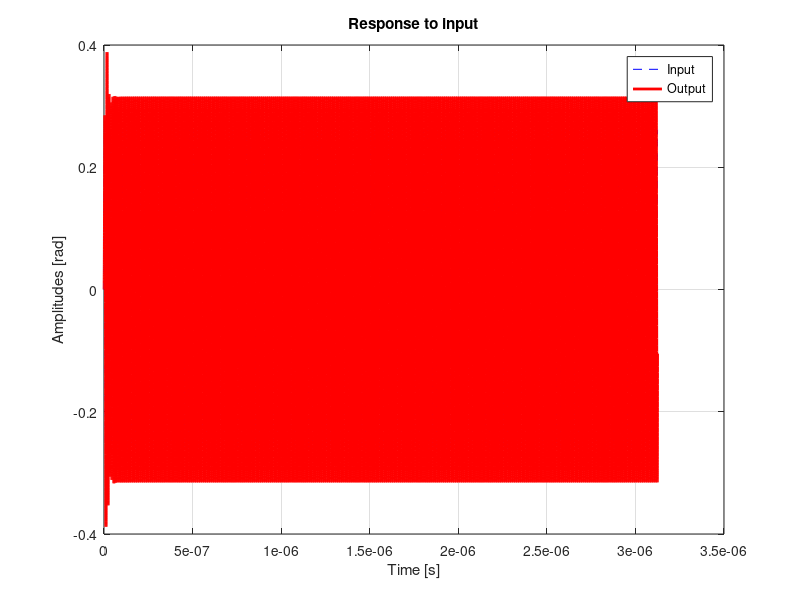
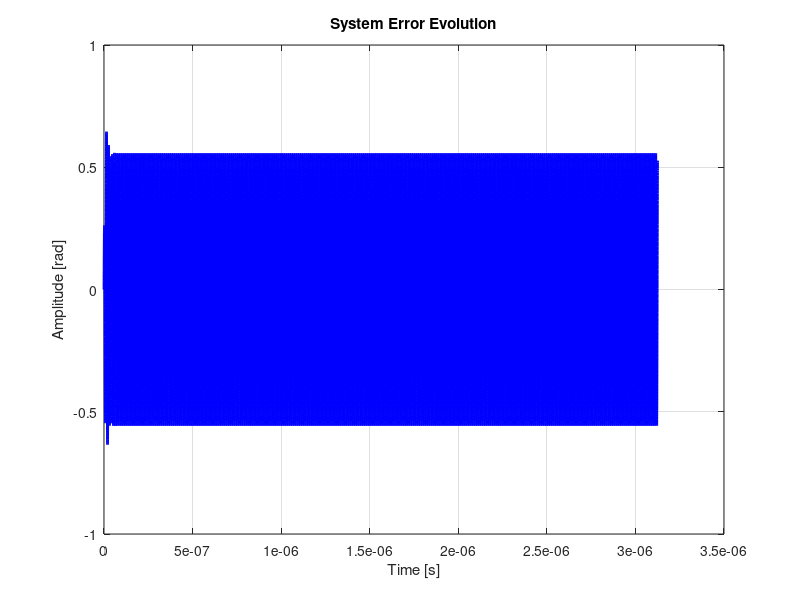
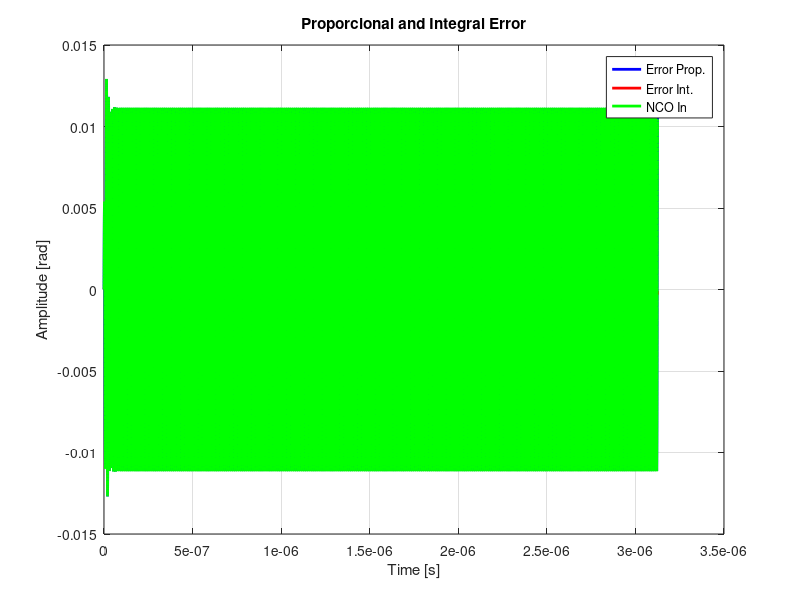
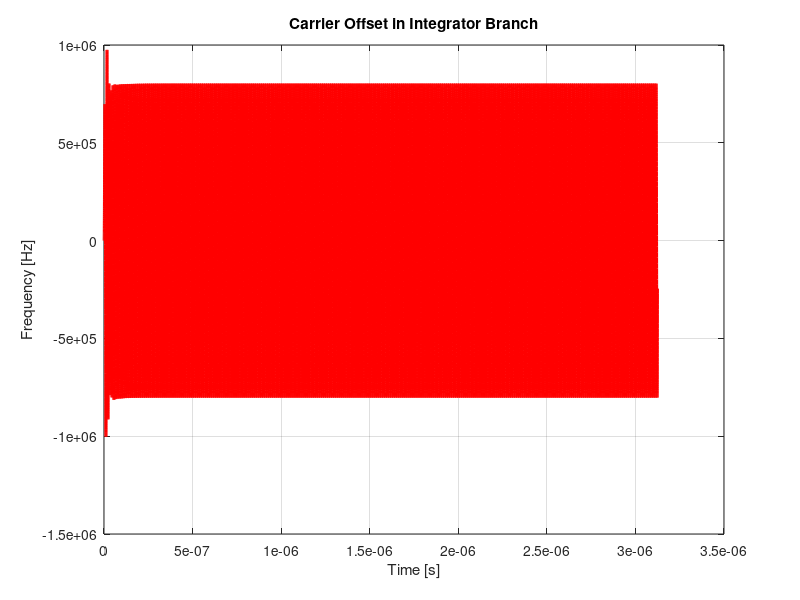

Write MATLAB code to recreate these figures, in order.
close all
clear all 

%% Parametros del simulador
BR = 16e9; 
T = 1/BR;
Kp = 0.02;
%Ki = 0;       % PLL Tipo 1
Ki = Kp/1000; % PLL Tipo 2
Lat = 50; % Latencia
L = 50e3; % Longitud de simulacion

%% Generacion de la entrada
input = 'Sine'
switch(input)
    case 'Step'
        tita0 = 20; %Grados
        tita_in = tita0/180*pi*ones(L,1);
    case 'Ramp'
        f0 = 200e6; %Hz
        w0 = 2*pi*f0;
        t = [0:L-1].*T;
        tita_in = w0.*t;
    case 'Sine'
        fn = 90e6;
        wn = 2*pi*fn;
        tita0 = 15; %Grados
        t = [0:L-1].*T;
        tita_in = 15/180*pi * sin(wn.*t);
end

%% Modelado del PLL
error = zeros(L,1);
error_prop = zeros(L,1);
error_int = zeros(L,1);
nco_in = zeros(L,1);
tita_out = zeros(L,1);
tita_delay = zeros(L,1);

DELAY_LINE = zeros(Lat+1,1); % FIFO para modelar la latencia

for n=2:L
    error(n) = tita_in(n) - tita_delay(n-1);
    error_prop(n) = Kp*error(n);
    
    % Calculo del error integral
    % Poco eficiente
    % if n<=1
    %     error_int(n) = Ki*error(n);
    % else
    %     error_int(n) = error_int(n-1)+Ki*error(n);
    % end
    % Mas eficiente es arrancar el for desde 2
    error_int(n) = error_int(n-1)+Ki*error(n);
    nco_in(n) = error_prop(n)+error_int(n);
    tita_out(n) = tita_out(n-1)+nco_in(n);
    
    % Modelado del retardo
    % Asumo que los datos entran por el final y salen por el frente
    % Primero roto, luego cargo el nuevo valor al final
    DELAY_LINE = [DELAY_LINE(2:end); tita_out(n)]; 
    % Finalmente, logueo la senial retardada
    tita_delay(n) = DELAY_LINE(1); 
end

%% Plots

t = [0:L-1].*T;

% Plot respuesta a la entrada
figure
plot(t, tita_in, '--b')
hold all
plot(t, tita_out, '-r', 'Linewidth',2);
xlabel('Time [s]')
ylabel('Amplitudes [rad]')
grid on
legend('Input', 'Output')
title('Response to input')

% Error estacionario
figure
plot(t, error, '-b', 'Linewidth',2)
hold all
xlabel('Time [s]')
ylabel('Amplitude [rad]')
grid on
title('System Error Evolution')


% Errores 
figure
plot(t, error_prop, '-b', 'Linewidth',2)
hold all
plot(t, error_int, '-r', 'Linewidth',2)
plot(t, nco_in, '-g', 'Linewidth',2)

xlabel('Time [s]')
ylabel('Amplitude [rad]')
grid on
legend('Error Prop.', 'Error Int.', 'NCO In')
title('Proporcional and Integral Error')

% Error Integral escalado 
figure
plot(t, error_int*BR/2/pi, '-r', 'Linewidth',2)
xlabel('Time [s]')
ylabel('Frequency [Hz]')
grid on
title('Carrier Offset in Integrator Branch')
